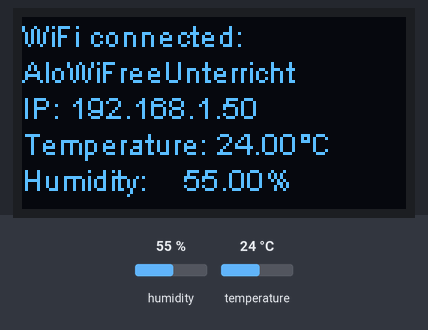
Bench run of a sketch on a simulated ESP32. On the bench: 128×64 one-colour display. The inputs (shaded band) are chosen by the test bench; at power-on: humidity 55 %, temperature 24 °C. WiFi joins after 1.5 s; servers stay silent unless stated; what the sketch prints to the serial monitor is not drawn.

Above: at 4.8 s.
4.9 s: humidity set to 22 %
At 7.9 s:
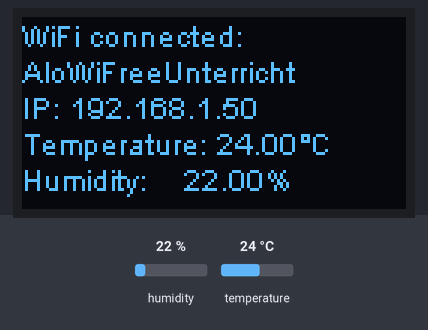
8.9 s: temperature set to 12 °C
At 11.4 s:
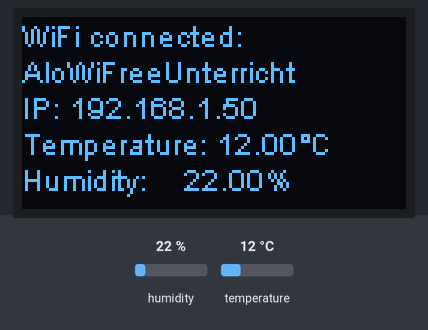
12.9 s: humidity set to 40 %
At 13.7 s:
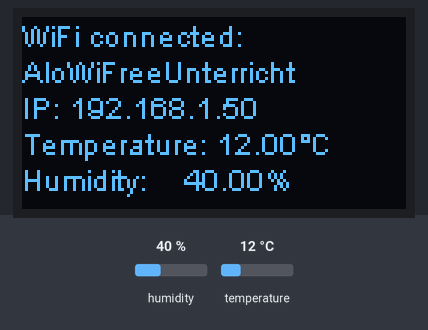
16.9 s: temperature set to 19 °C
Timing chart, 0 to 19.9 s (numbered marks = the images above; inputs shaded):
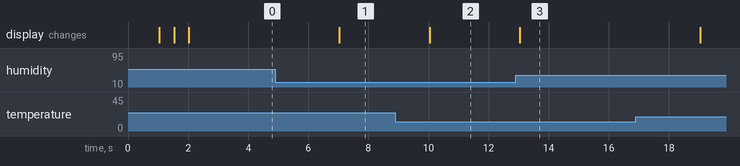

Measured:
- after the input at 4.9 s, the display: changes after 2.1 s (image 1)
- after the input at 8.9 s, the display: changes after 1.1 s (image 2)
- after the input at 12.9 s, the display: changes after 0.14 s (image 3)

The sketch:

DHT11.ino
```cpp
// Programm:        Messstation_Wifi_vIT23_2_clean
// Version:         v2
// Letzte Änderung: 07.04.2025
// Anmerkung:       Übung 1 zu LS 7.4 - Anbindung Wifi


#include "DHT.h"                // Bibliothek für DHT-Temperatur-/Feuchtigkeitssensor
#include <WiFi.h>               // WLAN-Funkion für ESP32
#include "heltec.h"             // OLED-Display und Board-spezifische Funktionen
extern "C" {
  #include "freertos/FreeRTOS.h"
  #include "freertos/timers.h"  // Timer-Funktion aus FREERTOS für Wiederverbindung
}
// #include <AsyncMqttClient.h>


// WLAN-Zugangsdaten
#define WIFI_SSID "AloWiFreeUnterricht"
#define WIFI_PASSWORD "DuKommstRein"

// Konfiguration des DHT-Sensors
#define DHTPIN 13     // GPIO-Pin für den DHT-Sensor
#define DHTTYPE DHT11 // Sensortyp: DHT11

DHT dht(DHTPIN, DHTTYPE); // Initialisierung des Sensors

float temp; // Variable für Temperaturwert
float hum;  // Variable für Luftfeuchtigkeit

TimerHandle_t wifiReconnectTimer; // FreeRTOS-Timer zur Wiederverbindung bei WLAN-Verlust

unsigned long previousMillis = 0; // Zeitstempel für Zeitmessung in loop()
const long interval = 1000;       // Messinterval in Milisekunden

// Anzeige der Sensorwerte und WLAN-Daten auf dem OLED-Display
void displayReadingsOnOled() {
 String temperatureDisplay = "Temperature: " + (String)temp + "°C";
 String humidityDisplay =    "Humidity:    " + (String)hum + "%";

 Heltec.display->clear();
 Heltec.display->drawString(0, 36, temperatureDisplay);
 Heltec.display->drawString(0, 48, humidityDisplay);
 Heltec.display->drawString(0, 0, "WiFi connected: ");
 Heltec.display->drawString(0, 12, String(WIFI_SSID));
 Heltec.display->drawString(0, 24, "IP: " + WiFi.localIP().toString());
 Heltec.display->display();
}

// Verbindungsaufbau zum WLAN (Wird beim Start und bei Verbindungsverlust verwendet)
void connectToWifi() {
  Serial.println("Connecting to Wi-Fi...");
  WiFi.begin(WIFI_SSID, WIFI_PASSWORD);
}

// Ereignisbehandlung für WLAN-Statusänderung
void WiFiEvent(WiFiEvent_t event) {
  Serial.printf("[WiFi-event] event: %d\n", event);
  switch(event) {
    case ARDUINO_EVENT_WIFI_STA_GOT_IP:
      // Verbindung erfolgreich hergestellt
      Serial.println("WiFi connected");
      Serial.println("IP address: ");
      Serial.println(WiFi.localIP());
      Heltec.display->clear();
      Heltec.display->drawString(0, 0, "WiFi connected: ");
      Heltec.display->drawString(0, 12, String(WIFI_SSID));
      Heltec.display->drawString(0, 24, "IP: " + WiFi.localIP().toString());
      Heltec.display->display();
      break;
    case  ARDUINO_EVENT_WIFI_STA_DISCONNECTED:
      // WLAN-Verbindung verloren - Ausgabe und automatischer Wiederverbindungsversuch
      Serial.println("WiFi lost connection");
      Heltec.display->clear();
      Heltec.display->drawString(0, 0, "WiFi lost connection");
      Heltec.display->display();
      xTimerStart(wifiReconnectTimer, 0); // Startet den Reconnect-Timer
      break;
  }
}

// Initialisierung des Systems
void setup() {
  Serial.begin(115200);
  Serial.println();

  Heltec.begin(true /*DisplayEnable Enable*/, false /*LoRa Disable*/, true /*Serial Enable*/);

  dht.begin(); // Start des DHT-Sensors

  // Reconnect-Timer konfigurieren (einmaliger Versuch nach 2 Sekunden)
  wifiReconnectTimer = xTimerCreate("wifiTimer", pdMS_TO_TICKS(2000), pdFALSE, (void*)0, reinterpret_cast<TimerCallbackFunction_t>(connectToWifi));

  // Ereignis-Callback für WLAN registrieren
  WiFi.onEvent(WiFiEvent);

  // Verbindungsversuch beim Start
  connectToWifi();
}

void loop() {
  unsigned long currentMillis = millis();

  // Führt alle 1000 Millisekunden eine Messung durch
    if (currentMillis - previousMillis >= interval) {
      previousMillis = currentMillis;
      hum = dht.readHumidity();     // Luftfeuchtigkeit messen
      temp = dht.readTemperature(); // Temperatur messen

      Serial.print("Temperature: ");
      Serial.println(temp);
      Serial.print("humidity: ");
      Serial.println(hum);

      displayReadingsOnOled();      // Werte auf dem Display anzeigen

      // Fehlerbehandlung bei fehlgeschlagener Sensorabfrage
      if (isnan(temp) || isnan(hum)) {
        Serial.println(F("Failed to read from DHT!"));
        Heltec.display->drawString(0, 48, "Failed to read from DHT!");
        Heltec.display->display();
        return;
       }
   }
}
```
